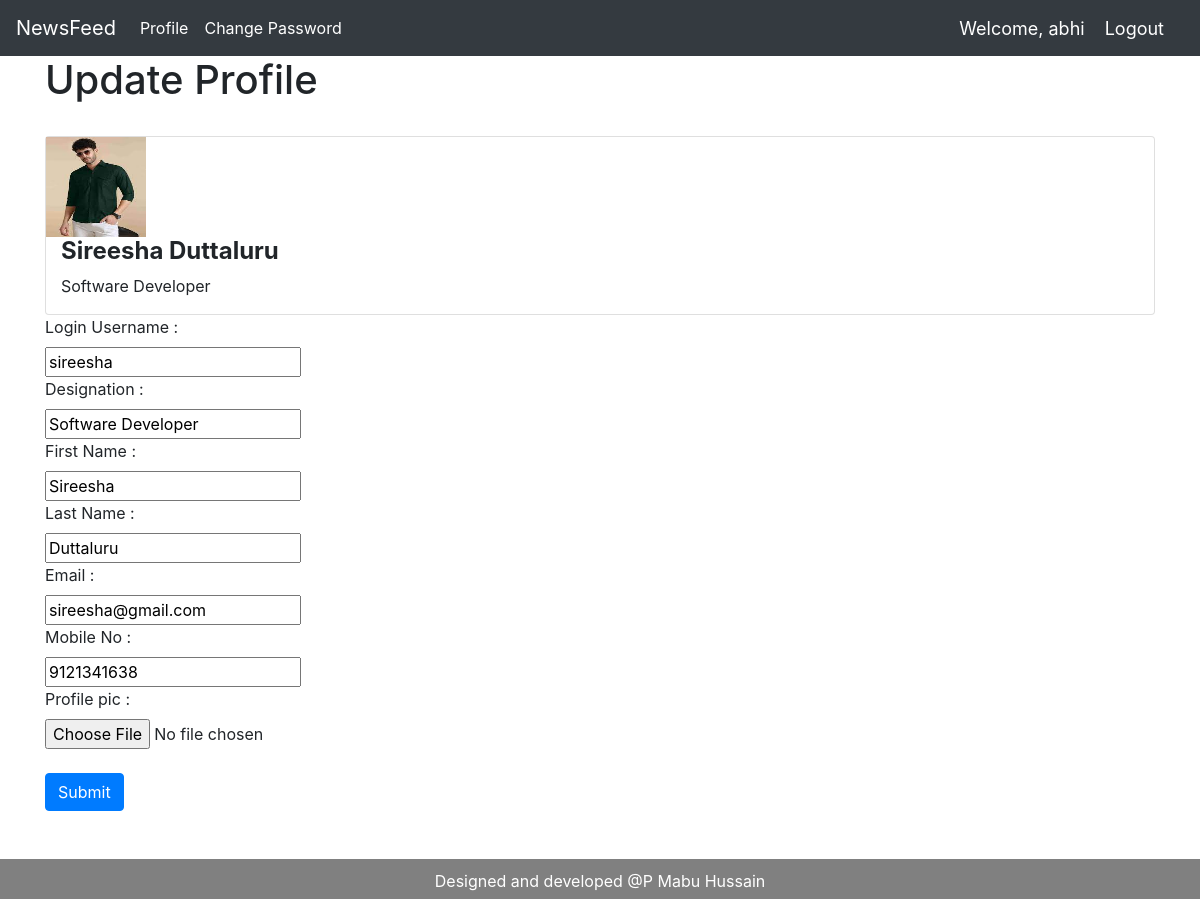
The app's page /profile/4 (signed in), older data.
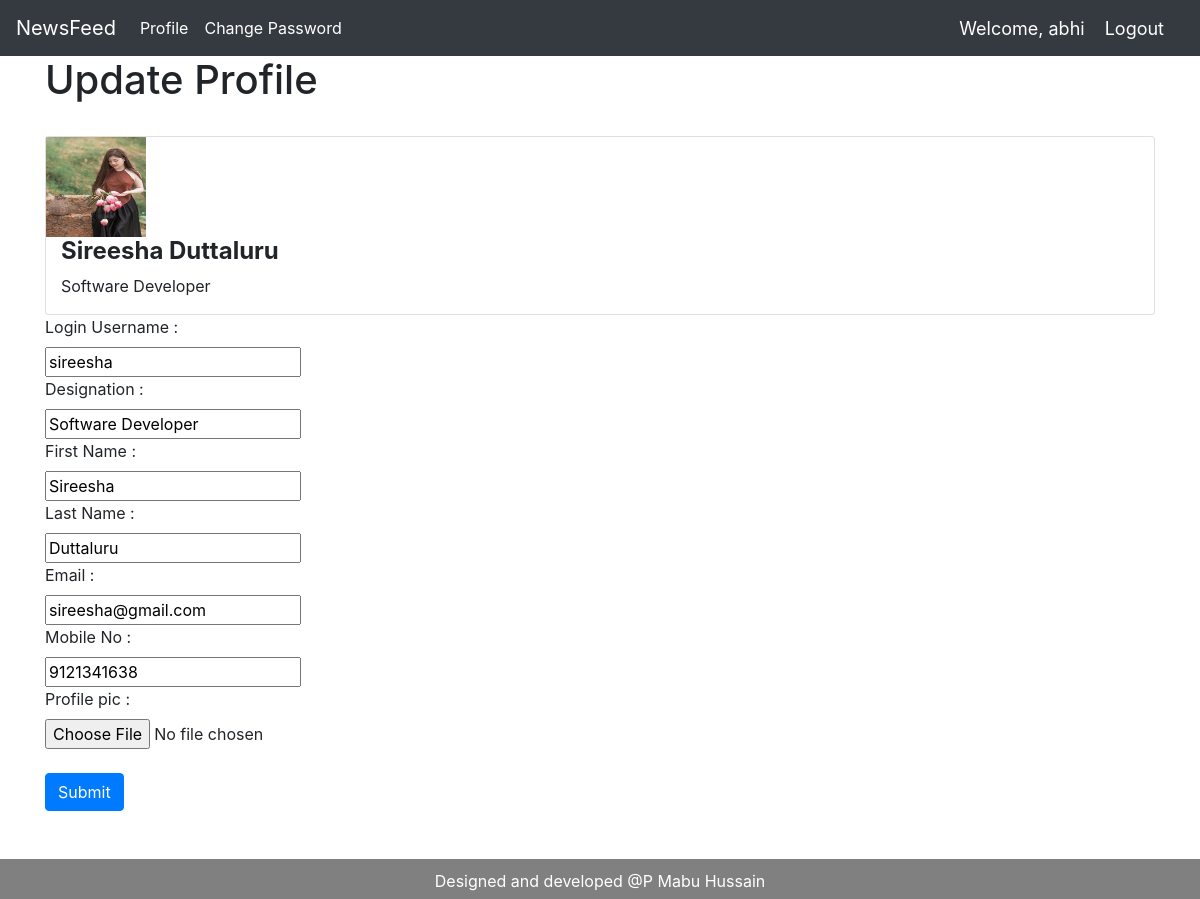
The same page, newer data.
### loginApp/models.py (models this page shows)
class CustomUser(AbstractUser):
    designation = models.CharField(max_length=500, blank=True, null =True)
    mobileno = models.CharField(max_length=30, blank=True, null =True)
    profile_pic = models.ImageField(default='img_avatar.png', blank=True)

### loginApp/views.py (the view, shortened to what this page needs)
# urls.py: path('profile/<int:pk>', views.profile, name="profile"),
@login_required(login_url='login')
def profile(request, pk):
    user = CustomUser.objects.get(id=pk)
    context = {'user':user}
    return render(request, 'loginApp/profile.html', context)

### templates/loginApp/profile.html
{%extends 'loginApp/base.html'%}
{%load static%}
{% block content %}
<div class="container">
  <h1>Update Profile</h1><br>
  <div class="card">
  <img src="{{user.profile_pic.url}}" alt="Avatar" style="width:100px; height:100px;">
  <div class="container">
    <h4><b>{{user.first_name}} {{user.last_name}}</b></h4>
    <p>{{user.designation}}</p>
  </div>
</div>
  <form  method="post" enctype="multipart/form-data"> {%csrf_token%}
  <label for="username">Login Username : </label><br>
  <input id='username' type="text" name="username" value="{{user.username}}" readonly>  <br>
  <label for="designation">Designation : </label><br>
  <input id='designation' type="text" name="designation" value="{{user.designation}}" > <br>
  <label for="first_name">First Name : </label><br>
  <input id='first_name' type="text" name="first_name" value="{{user.first_name}}" > <br>
  <label for="lastname">Last Name : </label><br>
  <input id='last_name' type="text" name="last_name" value="{{user.last_name}}" > <br>
  <label for="email">Email : </label><br>
  <input id='email' type="email" name="email" value="{{user.email}}" > <br>
  <label for="mobileno">Mobile No : </label><br>
  <input id='mobileno' type="number" name="mobileno" value="{{user.mobileno}}" > <br>
  <label for="profile_pic">Profile pic : </label><br>
  <input id ='profile_pic' type="file" name="profile_pic" value="{{user.profile_pic.url}}">  <br><br>
  <input type="submit" name="" value="Submit" class="btn btn-primary">
  </form>
</div>
{% endblock %}

### templates/loginApp/base.html (shortened to what this page needs)
<!DOCTYPE html>
<html lang="en" dir="ltr">
  <head>
    <link rel="stylesheet" href="https://stackpath.bootstrapcdn.com/bootstrap/4.1.3/css/bootstrap.min.css">
  	<link rel="stylesheet" href="https://use.fontawesome.com/releases/v5.6.1/css/all.css">
  </head>
  <body>
    {% include 'loginApp/navbar.html' %}
    {% block content %}
    {% endblock %}
<br><br>
    <footer>
          <div id='footer'>
            <p>Designed and developed @P Mabu Hussain</p>
          </div>
    </footer>
  </body>
</html>

### templates/loginApp/navbar.html (shortened to what this page needs)
<nav class="navbar navbar-expand-lg navbar-dark bg-dark">
  <a class="navbar-brand" href="{%url 'login'%}">NewsFeed</a>
  <div class="collapse navbar-collapse" id="navbarNav">
      <ul class="navbar-nav">
      <li class="nav-item active">
        <a class="nav-link" href="/profile/{{request.user.id}}"> Profile  </a>
      </li>
      <ul class="navbar-nav">
      <li class="nav-item active">
        <a class="nav-link" href="/change_password/{{request.user.id}}"> Change Password</a>
      </li>
  </div>
  <span class="hello-msg">Welcome, {{request.user}}  </span>
  <span><a class="hello-msg" href="{%url 'logout'%}">Logout</a></span>
</nav>

### templates/loginApp/base.html (style rules this page uses)
#footer { padding: 10px 10px 0px 10px; bottom: 0; width: 100%; height: 40px; text-align: center; background: grey; color: white; }

### templates/loginApp/navbar.html (style rules this page uses)
.hello-msg { font-size: 18px; color:#fff; margin-right:20px; }

Row changes from the older to the newer data that the page shows:
changed CustomUser "Sireesha": profile_pic: a different picture
